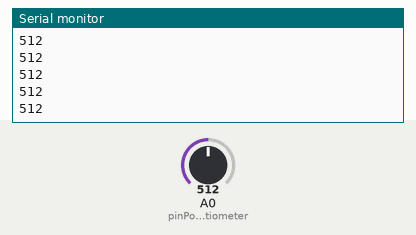
This sketch was run on a simulated Arduino Uno, built with avr-gcc and run on an emulated ATmega328P. On the bench: the last lines printed to the serial monitor. The inputs (shaded band) are chosen by the test bench; at power-on: A0 (pinPotentiometer) = 512.

Above: at 1.2 s.
1.3 s: A0 (pinPotentiometer) set to 716
At 1.9 s:
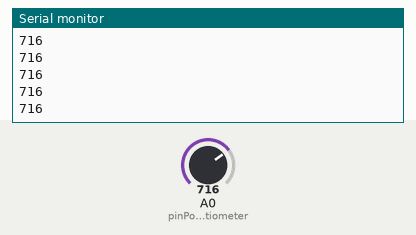
2.8 s: A0 (pinPotentiometer) set to 900
At 3.4 s:
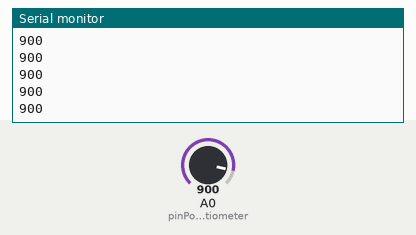
Timing chart, 0 to 5.8 s (numbered marks = the images above; inputs shaded):
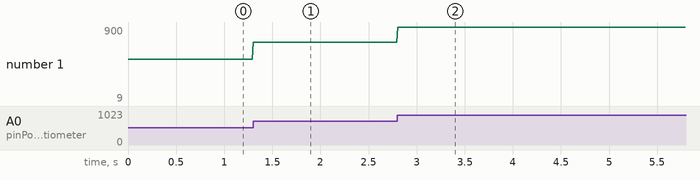

Measured:
- after the input at 1.3 s, the serial monitor: prints a new line at once (image 1)
- after the input at 2.8 s, the serial monitor: prints a new line at once (image 2)
- plotted number 1: 512 → 716 after the input at 1.3 s, 716 → 9 after the input at 2.8 s

The sketch:

PotentiometerProgram.ino
```cpp
const int pinPotentiometer = A0;

int potentiometerValue, dataMap = 0;

void setup(){
   pinMode(pinPotentiometer, INPUT);
   Serial.begin(9600);
}

void loop(){
  potentiometerValue = analogRead(pinPotentiometer);
  dataMap = map(potentiometerValue, 0, 1023, 0, 255);

  //prinln, in js program the parser limiter is active by /n
  Serial.println(potentiometerValue);

  delay(10);
}
```
